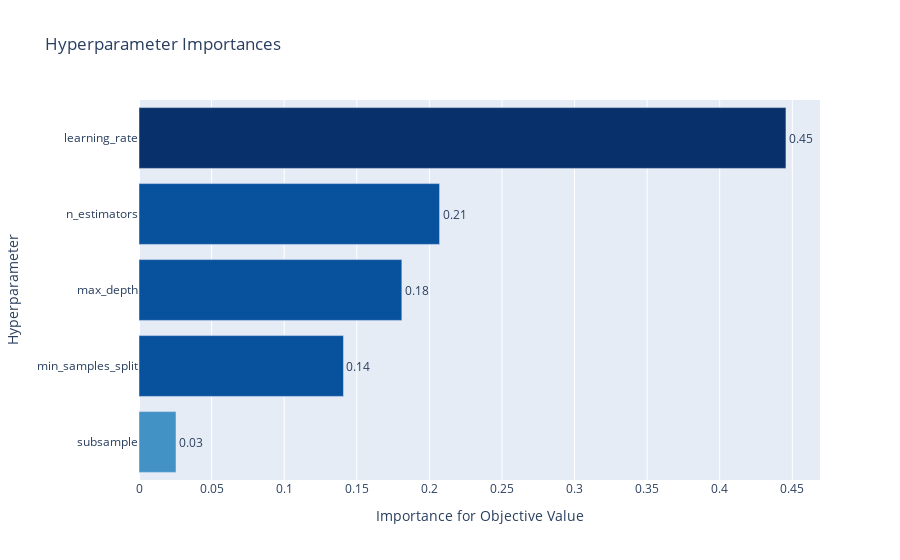

Notebook code cell kept with this figure:
### Code cell
vis.plot_param_importances(gbc_study)

### Figure 1 — Plotly figure (JSON) as saved in the notebook; plotly's stock layout.template omitted (floating-point values rounded to 4 significant figures)
{"data": [{"cliponaxis": false, "hovertemplate": ["subsample (CategoricalDistribution): 0.02548561133147722<extra></extra>", "min_samples_split (IntUniformDistribution): 0.14083589030855706<extra></extra>", "max_depth (IntUniformDistribution): 0.18104275590376492<extra></extra>", "n_estimators (IntUniformDistribution): 0.20703237259767354<extra></extra>", "learning_rate (UniformDistribution): 0.44560336985852733<extra></extra>"], "marker": {"color": ["rgb(66,146,198)", "rgb(8,81,156)", "rgb(8,81,156)", "rgb(8,81,156)", "rgb(8,48,107)"]}, "orientation": "h", "text": ["0.02548561133147722", "0.14083589030855706", "0.18104275590376492", "0.20703237259767354", "0.44560336985852733"], "textposition": "outside", "texttemplate": "%{text:.2f}", "type": "bar", "x": [0.02549, 0.1408, 0.181, 0.207, 0.4456], "y": ["subsample", "min_samples_split", "max_depth", "n_estimators", "learning_rate"]}], "layout": {"showlegend": false, "title": {"text": "Hyperparameter Importances"}, "xaxis": {"title": {"text": "Importance for Objective Value"}}, "yaxis": {"title": {"text": "Hyperparameter"}}}}
